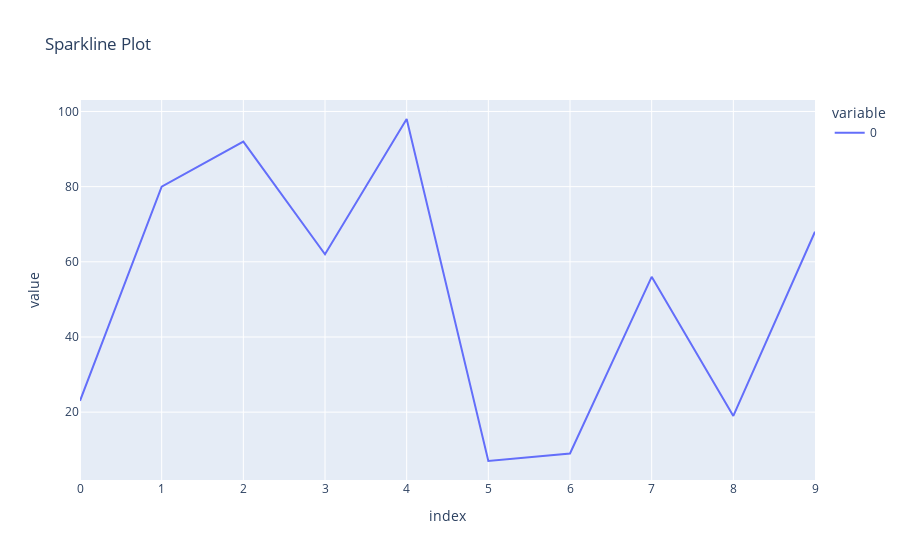

Here is the notebook cell this chart was saved with:
### Markdown cell above
# Draw a sparkline showing the data 23,80,92,62,98,7,9,56,19,68.

### Code cell
l = [23,80,92,62,98,7,9,56,19,68]
fig = px.line(l,title='Sparkline Plot')
fig.show()

### Figure 1 — Plotly figure (JSON) as saved in the notebook; plotly's stock layout.template omitted (floating-point values rounded to 4 significant figures)
{"data": [{"hovertemplate": "variable=0<br>index=%{x}<br>value=%{y}<extra></extra>", "legendgroup": "0", "line": {"color": "#636efa", "dash": "solid"}, "mode": "lines", "name": "0", "orientation": "v", "showlegend": true, "type": "scatter", "x": [0, 1, 2, 3, 4, 5, 6, 7, 8, 9], "xaxis": "x", "y": [23, 80, 92, 62, 98, 7, 9, 56, 19, 68], "yaxis": "y"}], "layout": {"legend": {"title": {"text": "variable"}, "tracegroupgap": 0}, "title": {"text": "Sparkline Plot"}, "xaxis": {"anchor": "y", "domain": [0, 1], "title": {"text": "index"}}, "yaxis": {"anchor": "x", "domain": [0, 1], "title": {"text": "value"}}}}
